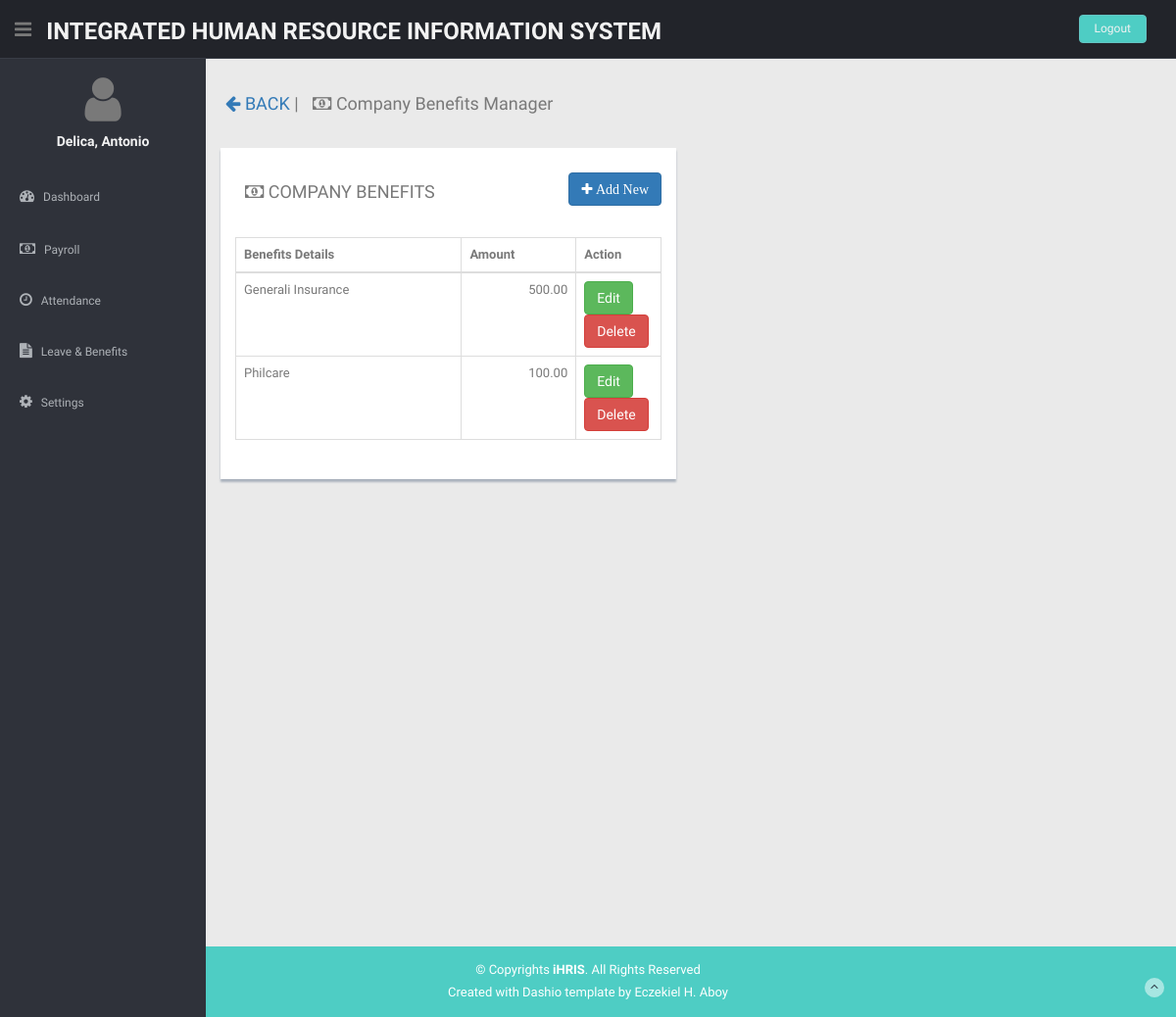
Screenshot of /accounting/index.php?managecompanybenefits (signed in) with the database file from the repository.
### tables this page shows
CREATE TABLE `employee_profile` (
  `id` int(100) NOT NULL,
  `idno` varchar(100) DEFAULT NULL,
  `lastname` varchar(100) DEFAULT NULL,
  `firstname` varchar(100) DEFAULT NULL,
  `middlename` varchar(100) DEFAULT NULL,
  `suffix` varchar(50) DEFAULT NULL,
  `nickname` varchar(100) DEFAULT NULL,
  `birthdate` date DEFAULT NULL,
  `civilstatus` varchar(100) DEFAULT NULL,
  `sex` varchar(100) DEFAULT NULL,
  `eligibility` varchar(100) DEFAULT NULL,
  `address` text DEFAULT NULL,
  `addedby` varchar(100) DEFAULT NULL,
  `addeddatetime` datetime DEFAULT NULL,
  `updatedby` varchar(100) DEFAULT NULL,
  `updateddatetime` datetime DEFAULT NULL
);

CREATE TABLE `benefits` (
  `id` int(45) NOT NULL,
  `benefits` varchar(100) DEFAULT NULL,
  `amount` double DEFAULT NULL
);

### accounting/managecompanybenefits.php (the view, shortened to what this page needs)
<div class="row">
  <div class="col-lg-12">
  <h4 style="text-indent: 10px;"><a href="?main"><i class="fa fa-arrow-left"></i> BACK</a> | <i class="fa fa-money"></i> Company Benefits Manager</h4>
</div>
</div>
<div class="col-lg-6 mt">
        <div class="content-panel">
          <div class="panel-heading">
            <a href="?managecompanybenefits&addnew" class="btn btn-primary" style="float:right;"><i class="fa fa-plus"> Add New</i></a>
          <h4><i class="fa fa-money"></i> COMPANY BENEFITS</h4>
        </div>
        <div class="panel-body">
          <table class="table table-bordered">
            <thead>
              <tr>
                <th>
                  Benefits Details
                </th>
                <th>
                  Amount
                </th>
                <th>
                  Action
                </th>
              </tr>
            </thead>
            <tbody>
              <?php
              $sqlAddons=mysqli_query($con,"SELECT * FROM benefits");
              if(mysqli_num_rows($sqlAddons)>0){
                while($addons=mysqli_fetch_array($sqlAddons)){
                  echo "<tr>";
                  echo "<td>$addons[benefits]</td>";
                  echo "<td align='right'>".number_format($addons['amount'],2)."</td>";
                  echo "<td width='20%'><a href='?managecompanybenefits&editcompanybenefits&id=$addons[id]' class='btn btn-success'>Edit</a> <a href='?managecompanybenefits&delete&id=$addons[id]' class='btn btn-danger'>Delete</a></td>";
                  echo "</tr>";
                }
              }else{
                echo "<tr>";
                echo "<td colspan='3' align='center'>No record found!</td>";
                echo "</tr>";
              }
              ?>
            </tbody>
          </table>
        </div>
      </div>
    </div>

### accounting/index.php (shortened to what this page needs)
<?php
  include('../config.php');
  if($_SESSION['fullname']==""){
    $sqlEmployee=mysqli_query($con,"SELECT lastname,firstname FROM employee_profile WHERE idno='$_SESSION[idno]'");
    if(mysqli_num_rows($sqlEmployee)>0){
      $name=mysqli_fetch_array($sqlEmployee);
      $fullname=$name['lastname'].", ".$name['firstname'];
    }else{
      $fullname="";
    }
  }else{
    $fullname=$_SESSION['fullname'];
  }
?>
<!DOCTYPE html>
<html lang="en">
<head>
  <link href="lib/bootstrap/css/bootstrap.min.css" rel="stylesheet">
  <link href="lib/font-awesome/css/font-awesome.css" rel="stylesheet" />
  <link rel="stylesheet" type="text/css" href="css/zabuto_calendar.css">
  <link rel="stylesheet" type="text/css" href="lib/gritter/css/jquery.gritter.css" />
  <link href="css/style.css" rel="stylesheet">
  <link href="css/style-responsive.css" rel="stylesheet">
</head>
<body>
  <section id="container">
    <header class="header black-bg">
      <div class="sidebar-toggle-box">
        <div class="fa fa-bars tooltips" data-placement="right" data-original-title="Toggle Navigation"></div>
      </div>
      <a href="index.html" class="logo"><b>Integrated Human Resource Information System</b></a>
      <div class="top-menu">
        <ul class="nav pull-right top-menu">
          <li><a class="logout" href="../logout.php" onclick="return confirm('Do you wish to logout?');return false;">Logout</a></li>
        </ul>
      </div>
    </header>
    <aside>
      <div id="sidebar" class="nav-collapse ">
        <ul class="sidebar-menu" id="nav-accordion">
          <p class="centered"><i class="fa fa-user fa-4x"></i></p>
          <h5 class="centered"><?=$fullname;?></h5>
          <li class="mt">
            <a href="?main">
              <i class="fa fa-dashboard"></i>
              <span>Dashboard</span>
              </a>
          </li>
          <li class="sub-menu">
            <a href="javascript:;">
              <i class=" fa fa-money"></i>
              <span>Payroll</span>
              </a>
          </li>
          <li class="sub-menu">
            <a href="javascript:;">
              <i class=" fa fa-clock-o"></i>
              <span>Attendance</span>
              </a>
          </li>
          <li class="sub-menu">
            <a href="javascript:;">
              <i class=" fa fa-file-text"></i>
              <span>Leave & Benefits</span>
              </a>
          </li>
          <li class="sub-menu">
            <a href="javascript:;">
              <i class=" fa fa-gear"></i>
              <span>Settings</span>
              </a>
          </li>
        </ul>
      </div>
    </aside>
    <section id="main-content">
      <section class="wrapper site-min-height">
        <div class="row">
          <div class="col-lg-12">
          </div>
        </div>
        <div class="row mt">
          <?php
            if(isset($_GET['managecompanybenefits'])){include('managecompanybenefits.php');}
          ?>
        </div>
      </section>
    </section>
    <footer class="site-footer fixed">
      <div class="text-center">
        <p>
          &copy; Copyrights <strong>iHRIS</strong>. All Rights Reserved
        </p>
        <div class="credits">
          Created with Dashio template by <a href="#">Eczekiel H. Aboy</a>
        </div>
        <a href="index.html#" class="go-top">
          <i class="fa fa-angle-up"></i>
          </a>
      </div>
    </footer>
  </section>
</body>
</html>

### accounting/css/style.css (style rules this page uses)
body { color: #797979; background: #eaeaea; font-family: 'Ruda', sans-serif; padding: 0px !important; margin: 0px !important; font-size:13px; }
ul li { list-style: none; }
a, a:hover, a:focus { text-decoration: none; outline: none; }
#container { width: 100%; height: 100%; }
.centered { text-align: center; }
.mt { margin-top: 25px; }
ul.top-menu > li > .logout { color: #f2f2f2; font-size: 12px; border-radius: 4px; -webkit-border-radius: 4px; border: 1px solid #64c3c2 !important; padding: 5px 15px; margin-right: 15px; background: #4ECDC4; margin-top: 15px; }
#sidebar { width: 210px; height: 100%; position: fixed; background: #2f323a; }
#sidebar h5 { color: #f2f2f2; font-weight: 700; }
#sidebar ul li { position: relative; }
ul.sidebar-menu , ul.sidebar-menu li ul.sub { margin: -2px 0 0; padding: 0; }
ul.sidebar-menu { margin-top: 75px; }
ul.sidebar-menu li { margin-bottom: 5px; margin-left:10px; margin-right:10px; }
ul.sidebar-menu li.sub-menu { line-height: 15px; }
ul.sidebar-menu li a span { display: inline-block; }
ul.sidebar-menu li a { color: #aeb2b7; text-decoration: none; display: block; padding: 15px 0 15px 10px; font-size: 12px; outline: none; -webkit-transition: all 0.3s ease; -moz-transition: all 0.3s ease; -o-transition: all 0.3s ease; -ms-transition: all 0.3s ease; transition: all 0.3s ease; }
ul.sidebar-menu li a i { font-size: 15px; padding-right: 6px; }
#main-content { margin-left: 210px; }
.header, .footer { min-height: 60px; padding: 0 15px; }
.header { position: fixed; left: 0; right: 0; z-index: 1002; }
.black-bg { background: #22242a; border-bottom: 1px solid #393d46; }
.wrapper { display: inline-block; margin-top: 60px; padding-left: 15px; padding-right: 15px; padding-bottom: 15px; padding-top: 0px; width: 100%; }
a.logo { font-size: 24px; color: #f2f2f2; float: left; margin-top: 15px; text-transform: uppercase; }
a.logo b { font-weight: 900; }
#top_menu .nav > li, ul.top-menu > li { float: left; }
ul.top-menu > li > a { color: #666666; font-size: 16px; border-radius: 4px; -webkit-border-radius: 4px; border:1px solid #666666 !important; padding: 2px 6px; margin-right: 15px; }
.sidebar-toggle-box { float: left; padding-right: 15px; margin-top: 20px; }
.sidebar-toggle-box .fa-bars { cursor: pointer; display: inline-block; font-size: 20px; }
.content-panel { background: #ffffff; box-shadow: 0px 3px 2px #aab2bd; padding-top: 15px; padding-bottom: 5px; }
.content-panel h4 { margin-left: 10px; }
.site-footer { background: #4ECDC4; color: #fff; padding: 15px 0; }
.site-footer p { margin-bottom: 5px; }
.credits, .credits a { color: #fff; }
.go-top { margin-right: 1%; margin-top: -25px; float: right; background: rgba(255,255,255,.5); width: 20px; height: 20px; border-radius: 50%; -webkit-border-radius: 50%; }
.go-top i { color: #2A3542; }
.site-min-height { min-height: 900px; }

### rows the page displays
employee_profile: fullname "Delica, Antonio"
benefits: benefits "Generali Insurance", amount "500.00"
benefits: benefits "Philcare", amount "100.00"
